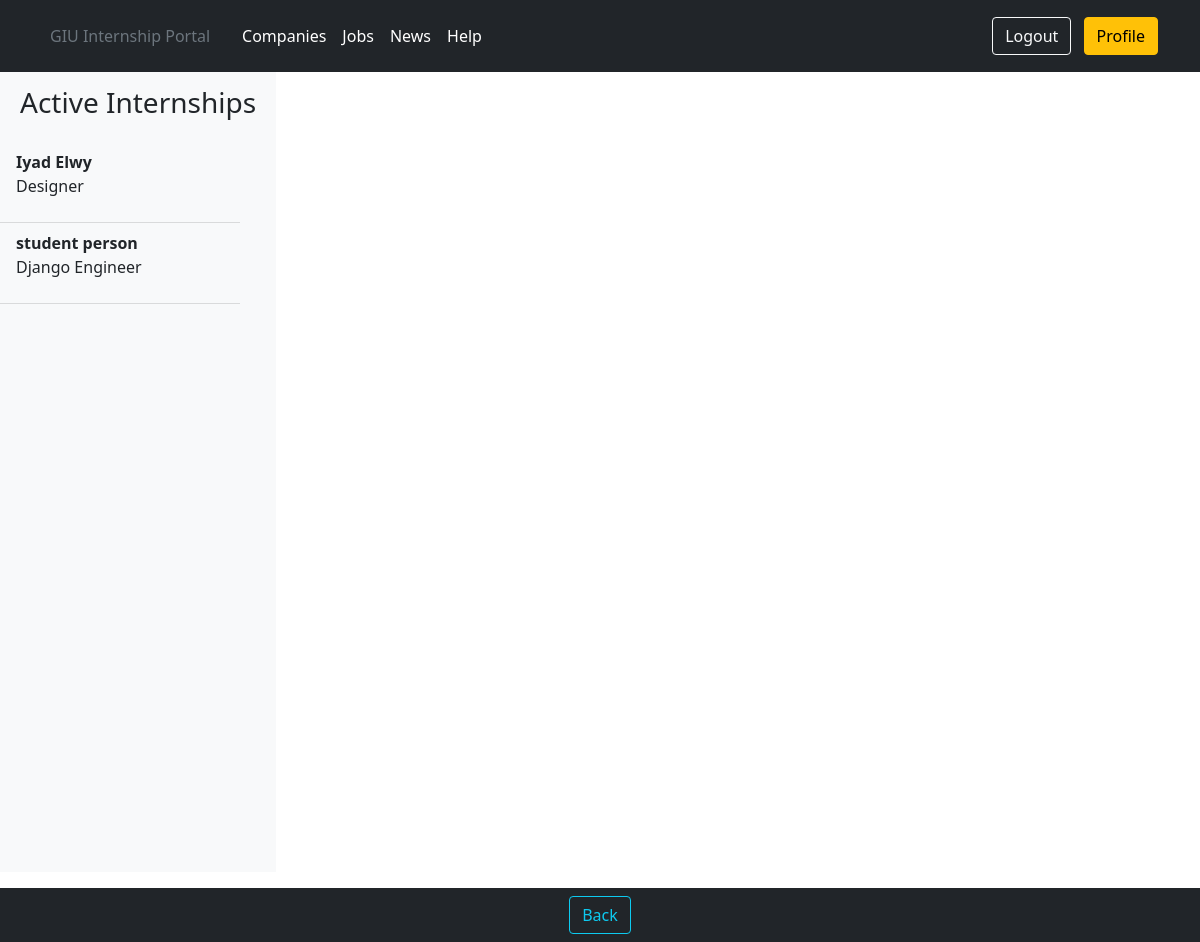
The app's page /users/employer/41/employer_portal/activeinternships/ (signed in) with its own data.
### portal/models.py (models this page shows, shortened)
class Application(models.Model):
    application_id = models.AutoField(primary_key=True)
    student_id = models.ForeignKey(user_models.Student, on_delete=models.DO_NOTHING)
    job_id = models.ForeignKey(Job, on_delete=models.DO_NOTHING)
    application_status = models.CharField(max_length=20, default='In review', blank=True)
    visibility_for_employer = models.BooleanField(default=False, blank=True)
    application_date = models.DateField(default=datetime.datetime.today(), blank=True)
    has_ended = models.BooleanField(default=False, blank=True)
    has_started = models.BooleanField(default=False, blank=True)
    class Meta:
        unique_together = (('student_id', 'job_id'),)

class Job(models.Model):
    job_id = models.AutoField(primary_key=True)
    title = models.CharField(max_length=30)
    job_description = models.TextField(max_length=1000)
    department = models.CharField(max_length=20)
    job_start_date = models.DateField()
    job_end_date = models.DateField()
    application_deadline = models.DateField()
    num_of_available_internships = models.PositiveIntegerField()
    salary_range = models.CharField(max_length=20)
    qualifications = models.TextField(max_length=500)
    job_location = models.CharField(max_length=20)
    application_link = models.CharField(max_length=50, null=True, blank=True)
    application_email = models.CharField(max_length=50, null=True, blank=True)
    job_type = models.CharField(max_length=30)
    employer_id = models.ForeignKey(user_models.Employer, on_delete=models.DO_NOTHING)
    allowed_faculties = models.TextField(max_length=300)
    required_semesters = models.CharField(max_length=20)
    aa_id = models.ForeignKey(user_models.AcademicAdvisor, null=True, blank=True, on_delete=models.DO_NOTHING)
    visibility_fac_rep = models.BooleanField(default=False, blank=True)
    visibility_admin = models.BooleanField(default=False, blank=True)

### users/models.py (models this page shows, shortened)
class Student(models.Model):
    user = models.OneToOneField(User, on_delete=models.CASCADE, primary_key=True)
    middle_name = models.CharField(max_length=20)
    student_university_id = models.PositiveIntegerField()
    birthdate = models.DateField()
    semester = models.IntegerField()
    faculty = models.CharField(max_length=20)
    major = models.CharField(max_length=20)
    gpa = models.DecimalField(decimal_places=2, max_digits=3)
    student_address = models.CharField(max_length=10)
    has_cv = models.BooleanField(default=False, blank=True)
    cover_letter = models.TextField(max_length=1000, default='', blank=True)

class User(AbstractUser):
    is_student = models.BooleanField(default=False)
    is_employer = models.BooleanField(default=False)
    is_admin = models.BooleanField(default=False)
    is_faculty_representative = models.BooleanField(default=False)
    is_academic_advisor = models.BooleanField(default=False)
    is_career_office_coordinator = models.BooleanField(default=False)

### portal/views.py (the view)
# urls.py: path('activeinternships/', views.EmployerShowAllActiveInternships.as_view(),
class EmployerShowAllActiveInternships(LoginRequiredMixin, UserPassesTestMixin, ListView):
    model = Application
    template_name = 'portal/employer_view_all_active_internships.html'
    context_object_name = 'employer_view_active_internships'
    login_url = 'login'
    def test_func(self):
        return self.request.user.is_employer

### templates/portal/employer_view_all_active_internships.html (shortened to what this page needs)
{% extends 'userprofiles/employer_profile.html' %}
{% load static %}
{% block navitems %}
    <button onclick="history.back()" class="btn btn-outline-info ml-2" type="button">Back</button>
{% endblock navitems %}
{% block header_block %}
    <link rel="stylesheet" href="{% static 'css/employerViewsApplications.css' %}">
{% endblock header_block %}
{% block profile_body %}
    <div class="d-flex" id="wrapper">
        <div class="bg-light border-right vh-100" id="sidebar-wrapper">
            <div class="sidebar-heading">
                <strong><h3>Active Internships</h3></strong>
            </div>
            <div class="list-group list-group-flush overflow-auto h-100">
                {% for application in employer_view_active_internships %}
                    {% if application.has_started == True and application.has_ended == False and application.job_id.employer_id.user == user %}
                        <a href="#" id="application-sidebar-item" class="list-group-item
                    list-group-item-action
                    bg-light side_item">
                            <strong>{{ application.student_id.user.first_name }}
                                {{ application.student_id.user.last_name }}</strong>
                            <p>{{ application.job_id.title }}</p>
                        </a>
                    {% endif %}
                {% endfor %}
                <br>
            </div>
        </div>
    </div>
{% endblock profile_body %}

### static/css/employerViewsApplications.css (style rules this page uses)
body { overflow-x: hidden; }
#sidebar-wrapper { min-height: 100vh; margin-left: -15rem; -webkit-transition: margin .25s ease-out; -moz-transition: margin .25s ease-out; -o-transition: margin .25s ease-out; transition: margin .25s ease-out; }
#sidebar-wrapper .sidebar-heading { padding: 0.875rem 1.25rem; font-size: 1.2rem; }
#sidebar-wrapper .list-group { width: 15rem; }
@media (min-width: 768px) { #sidebar-wrapper { margin-left: 0; } }

### records on screen
Application: student_id.user.first_name "Iyad", student_id.user.last_name "Elwy", job_id "Designer"
Application: student_id.user.first_name "student", student_id.user.last_name "person", job_id "Django Engineer"
